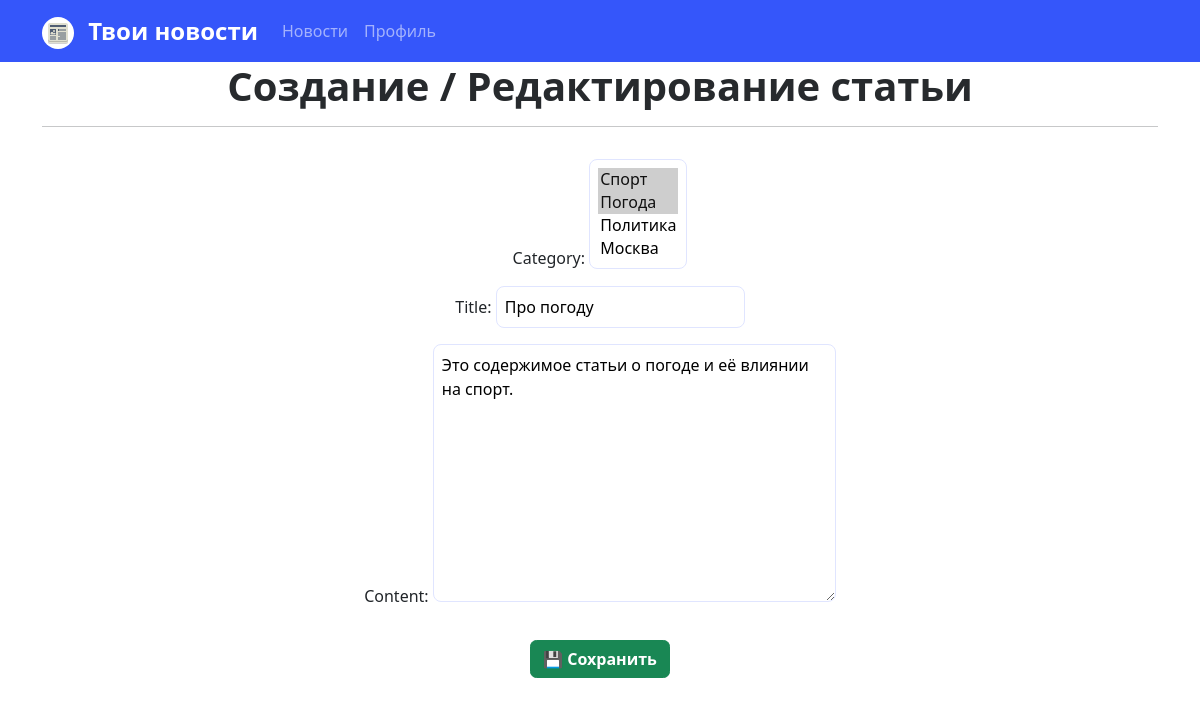
The app's page /articles/1/edit/ (signed in), older data.
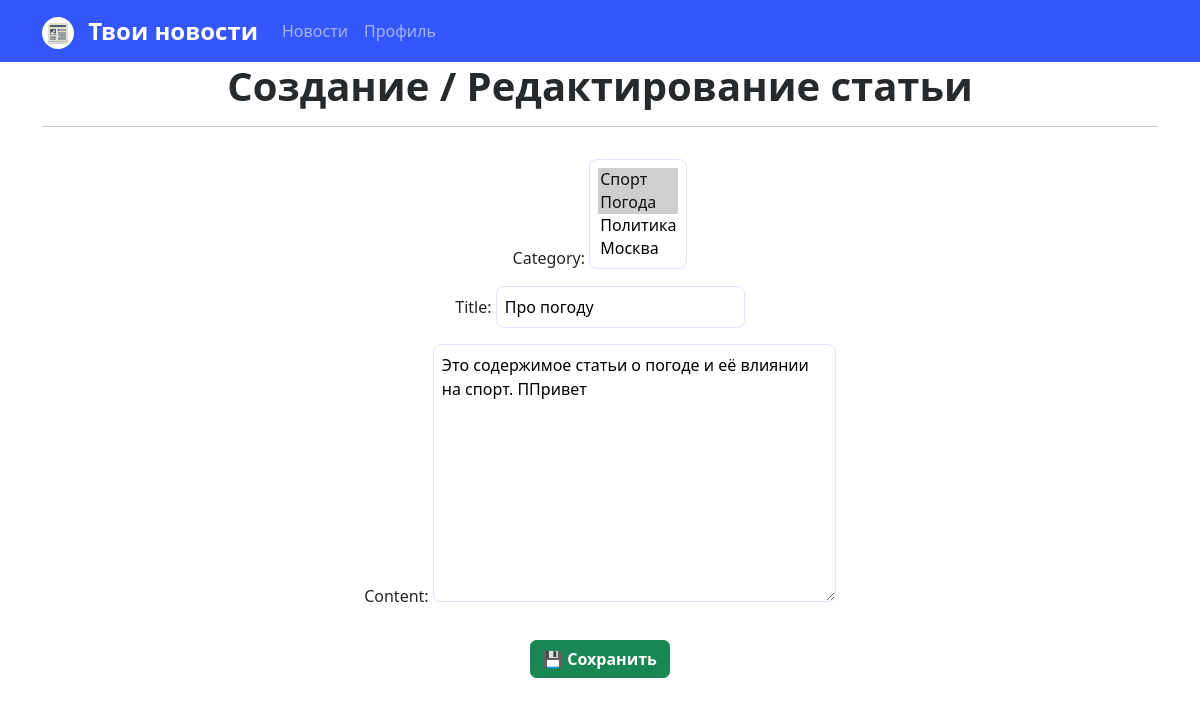
The same page, newer data.
### news/models.py (models this page shows, shortened)
class Post(models.Model):
    article = 'AR'
    news = 'NE'
    POSITIONS = [
        (article, 'Cтатья'),
        (news, 'Новость')
    ]
    author = models.ForeignKey(account_models.Author, on_delete=models.CASCADE)
    type = models.CharField(max_length=2, choices=POSITIONS, default=article)
    created = models.DateTimeField(auto_now_add=True)
    category = models.ManyToManyField(Category, through='PostCategory')
    title = models.CharField(max_length=255)
    content = models.TextField()
    rating = models.FloatField(default=0)

### news/views.py (the view)
# urls.py: path('articles/<int:pk>/edit/', ArticleUpdateView.as_view(), name='article-update'),
class ArticleUpdateView(LoginRequiredMixin, PermissionRequiredMixin, UpdateView):
    model = Post
    fields = ['category', 'title', 'content']
    template_name = 'news/article_form.html'
    success_url = reverse_lazy('news-list')
    permission_required = 'news.change_post'
    def dispatch(self, request, *args, **kwargs):
        obj = self.get_object()
        if obj.type != 'AR':
            return HttpResponseForbidden("Изменение не разрешено для данного типа объекта.")
        return super().dispatch(request, *args, **kwargs)

### news/models.py (called while the page is built)
    def __str__(self):
        return self.name

### templates/news/article_form.html (shortened to what this page needs)
{% extends 'news/news_list.html' %}
{% block content %}
<h1><b><span style="color: #272a2d;">Создание / Редактирование статьи</span></b></h1>
<hr>
<form method="post" style="margin-top: 2rem;">
    <div style="max-width: 600px; margin: 0 auto;">
        {{ form.as_p }}
        <button type="submit" class="btn btn-success mt-3">💾 Сохранить</button>
    </div>
    </form>
{% endblock content %}

Row changes from the older to the newer data that the page shows:
changed Post "Про погоду": content "Это содержимое статьи о погоде и её влиянии на спорт." → "Это содержимое статьи о погоде и её влиянии на спорт. ППривет"
